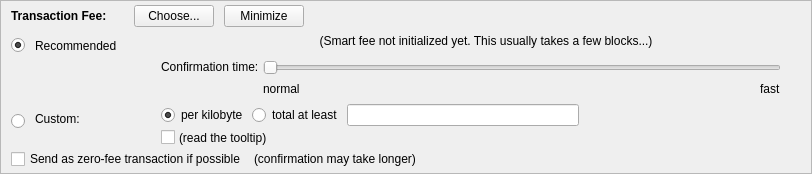
    <widget class="QFrame" name="frameFee">
     <property name="sizePolicy">
      <sizepolicy hsizetype="Expanding" vsizetype="Expanding">
       <horstretch>0</horstretch>
       <verstretch>0</verstretch>
      </sizepolicy>
     </property>
     <property name="maximumSize">
      <size>
       <width>16777215</width>
       <height>16777215</height>
      </size>
     </property>
     <property name="frameShape">
      <enum>QFrame::StyledPanel</enum>
     </property>
     <property name="frameShadow">
      <enum>QFrame::Sunken</enum>
     </property>
     <layout class="QVBoxLayout" name="verticalLayoutFee1">
      <property name="spacing">
       <number>0</number>
      </property>
      <property name="leftMargin">
       <number>0</number>
      </property>
      <property name="topMargin">
       <number>0</number>
      </property>
      <property name="rightMargin">
       <number>0</number>
      </property>
      <property name="bottomMargin">
       <number>0</number>
      </property>
      <item>
       <layout class="QVBoxLayout" name="verticalLayoutFee2" stretch="0,0,0">
        <property name="spacing">
         <number>0</number>
        </property>
        <property name="leftMargin">
         <number>10</number>
        </property>
        <property name="topMargin">
         <number>0</number>
        </property>
        <item>
         <layout class="QHBoxLayout" name="horizontalLayoutFee1">
          <property name="bottomMargin">
           <number>0</number>
          </property>
          <item>
           <layout class="QVBoxLayout" name="verticalLayoutFee7">
            <property name="spacing">
             <number>0</number>
            </property>
            <item>
             <spacer name="verticalSpacerSmartFee">
              <property name="orientation">
               <enum>Qt::Vertical</enum>
              </property>
              <property name="sizeType">
               <enum>QSizePolicy::Fixed</enum>
              </property>
              <property name="sizeHint" stdset="0">
               <size>
                <width>1</width>
                <height>4</height>
               </size>
              </property>
             </spacer>
            </item>
            <item>
             <layout class="QHBoxLayout" name="horizontalLayoutSmartFee">
              <property name="spacing">
               <number>10</number>
              </property>
              <item>
               <widget class="QLabel" name="labelFeeHeadline">
                <property name="sizePolicy">
                 <sizepolicy hsizetype="Preferred" vsizetype="Maximum">
                  <horstretch>0</horstretch>
                  <verstretch>0</verstretch>
                 </sizepolicy>
                </property>
                <property name="font">
                 <font>
                  <weight>75</weight>
                  <bold>true</bold>
                 </font>
                </property>
                <property name="styleSheet">
                 <string notr="true">font-weight:bold;</string>
                </property>
                <property name="text">
                 <string>Transaction Fee:</string>
                </property>
               </widget>
              </item>
              <item>
               <widget class="QLabel" name="labelFeeMinimized">
                <property name="text">
                 <string/>
                </property>
               </widget>
              </item>
              <item>
               <widget class="QPushButton" name="buttonChooseFee">
                <property name="text">
                 <string>Choose...</string>
                </property>
               </widget>
              </item>
              <item>
               <widget class="QPushButton" name="buttonMinimizeFee">
                <property name="toolTip">
                 <string>collapse fee-settings</string>
                </property>
                <property name="text">
                 <string>Minimize</string>
                </property>
               </widget>
              </item>
             </layout>
            </item>
            <item>
             <spacer name="verticalSpacer_5">
              <property name="orientation">
               <enum>Qt::Vertical</enum>
              </property>
              <property name="sizeHint" stdset="0">
               <size>
                <width>1</width>
                <height>1</height>
               </size>
              </property>
             </spacer>
            </item>
           </layout>
          </item>
          <item>
           <spacer name="horizontalSpacer_4">
            <property name="orientation">
             <enum>Qt::Horizontal</enum>
            </property>
            <property name="sizeHint" stdset="0">
             <size>
              <width>40</width>
              <height>20</height>
             </size>
            </property>
           </spacer>
          </item>
         </layout>
        </item>
        <item>
         <widget class="QFrame" name="frameFeeSelection">
          <layout class="QVBoxLayout" name="verticalLayoutFee12">
           <property name="spacing">
            <number>0</number>
           </property>
           <property name="leftMargin">
            <number>0</number>
           </property>
           <property name="topMargin">
            <number>0</number>
           </property>
           <property name="rightMargin">
            <number>0</number>
           </property>
           <property name="bottomMargin">
            <number>0</number>
           </property>
           <item>
            <layout class="QGridLayout" name="gridLayoutFee">
             <property name="topMargin">
              <number>6</number>
             </property>
             <property name="bottomMargin">
              <number>4</number>
             </property>
             <property name="horizontalSpacing">
              <number>10</number>
             </property>
             <property name="verticalSpacing">
              <number>4</number>
             </property>
             <item row="2" column="4">
              <layout class="QVBoxLayout" name="verticalLayoutFee8">
               <property name="spacing">
                <number>4</number>
               </property>
               <item>
                <layout class="QHBoxLayout" name="horizontalLayoutFee13">
                 <item>
                  <widget class="QRadioButton" name="radioCustomPerKilobyte">
                   <property name="toolTip">
                    <string>If the custom fee is set to 1000 uMOTAs and the transaction is only 250 bytes, then &quot;per kilobyte&quot; only pays 250 uMOTAs in fee,&lt;br /&gt;while &quot;at least&quot; pays 1000 uMOTAs. For transactions bigger than a kilobyte both pay by kilobyte.</string>
                   </property>
                   <property name="text">
                    <string>per kilobyte</string>
                   </property>
                   <property name="checked">
                    <bool>true</bool>
                   </property>
                   <attribute name="buttonGroup">
                    <string notr="true">groupCustomFee</string>
                   </attribute>
                  </widget>
                 </item>
                 <item>
                  <widget class="QRadioButton" name="radioCustomAtLeast">
                   <property name="toolTip">
                    <string>If the custom fee is set to 1000 uMOTAs and the transaction is only 250 bytes, then &quot;per kilobyte&quot; only pays 250 uMOTAs in fee,&lt;br /&gt;while &quot;total at least&quot; pays 1000 uMOTAs. For transactions bigger than a kilobyte both pay by kilobyte.</string>
                   </property>
                   <property name="text">
                    <string>total at least</string>
                   </property>
                   <attribute name="buttonGroup">
                    <string notr="true">groupCustomFee</string>
                   </attribute>
                  </widget>
                 </item>
                 <item>
                  <widget class="BitcoinAmountField" name="customFee"/>
                 </item>
                 <item>
                  <spacer name="horizontalSpacer_6">
                   <property name="orientation">
                    <enum>Qt::Horizontal</enum>
                   </property>
                   <property name="sizeHint" stdset="0">
                    <size>
                     <width>1</width>
                     <height>1</height>
                    </size>
                   </property>
                  </spacer>
                 </item>
                </layout>
               </item>
               <item>
                <layout class="QHBoxLayout" name="horizontalLayoutFee8">
                 <item>
                  <widget class="QCheckBox" name="checkBoxMinimumFee">
                   <property name="toolTip">
                    <string>Paying only the minimum fee is just fine as long as there is less transaction volume than space in the blocks.&lt;br /&gt;But be aware that this can end up in a never confirming transaction once there is more demand for Mota transactions than the network can process.</string>
                   </property>
                   <property name="text">
                    <string/>
                   </property>
                  </widget>
                 </item>
                 <item>
                  <widget class="QLabel" name="labelMinFeeWarning">
                   <property name="enabled">
                    <bool>true</bool>
                   </property>
                   <property name="toolTip">
                    <string>Paying only the minimum fee is just fine as long as there is less transaction volume than space in the blocks.&lt;br /&gt;But be aware that this can end up in a never confirming transaction once there is more demand for Mota transactions than the network can process.</string>
                   </property>
                   <property name="text">
                    <string>(read the tooltip)</string>
                   </property>
                   <property name="margin">
                    <number>5</number>
                   </property>
                  </widget>
                 </item>
                 <item>
                  <spacer name="horizontalSpacer_2">
                   <property name="orientation">
                    <enum>Qt::Horizontal</enum>
                   </property>
                   <property name="sizeHint" stdset="0">
                    <size>
                     <width>1</width>
                     <height>1</height>
                    </size>
                   </property>
                  </spacer>
                 </item>
                </layout>
               </item>
              </layout>
             </item>
             <item row="1" column="0">
              <layout class="QVBoxLayout" name="verticalLayoutFee4" stretch="1">
               <item>
                <spacer name="verticalSpacer_2">
                 <property name="orientation">
                  <enum>Qt::Vertical</enum>
                 </property>
                 <property name="sizeHint" stdset="0">
                  <size>
                   <width>1</width>
                   <height>1</height>
                  </size>
                 </property>
                </spacer>
               </item>
              </layout>
             </item>
             <item row="2" column="0">
              <layout class="QVBoxLayout" name="verticalLayoutFee9" stretch="0,1">
               <property name="spacing">
                <number>6</number>
               </property>
               <property name="topMargin">
                <number>10</number>
               </property>
               <item>
                <widget class="QRadioButton" name="radioCustomFee">
                 <property name="text">
                  <string/>
                 </property>
                 <attribute name="buttonGroup">
                  <string notr="true">groupFee</string>
                 </attribute>
                </widget>
               </item>
               <item>
                <spacer name="verticalSpacer_6">
                 <property name="orientation">
                  <enum>Qt::Vertical</enum>
                 </property>
                 <property name="sizeHint" stdset="0">
                  <size>
                   <width>1</width>
                   <height>1</height>
                  </size>
                 </property>
                </spacer>
               </item>
              </layout>
             </item>
             <item row="1" column="4">
              <layout class="QVBoxLayout" name="verticalLayoutFee3" stretch="0,0,1">
               <property name="spacing">
                <number>4</number>
               </property>
               <property name="topMargin">
                <number>2</number>
               </property>
               <item>
                <layout class="QHBoxLayout" name="horizontalLayoutFee12">
                 <item>
                  <spacer name="horizontalSpacer_5">
                   <property name="orientation">
                    <enum>Qt::Horizontal</enum>
                   </property>
                   <property name="sizeHint" stdset="0">
                    <size>
                     <width>1</width>
                     <height>1</height>
                    </size>
                   </property>
                  </spacer>
                 </item>
                </layout>
               </item>
               <item>
                <layout class="QHBoxLayout" name="horizontalLayoutFee9">
                 <item>
                  <layout class="QVBoxLayout" name="verticalLayoutFee6">
                   <item>
                    <widget class="QLabel" name="labelSmartFee3">
                     <property name="text">
                      <string>Confirmation time:</string>
                     </property>
                     <property name="margin">
                      <number>2</number>
                     </property>
                    </widget>
                   </item>
                   <item>
                    <spacer name="verticalSpacer_3">
                     <property name="orientation">
                      <enum>Qt::Vertical</enum>
                     </property>
                     <property name="sizeHint" stdset="0">
                      <size>
                       <width>1</width>
                       <height>1</height>
                      </size>
                     </property>
                    </spacer>
                   </item>
                  </layout>
                 </item>
                 <item>
                  <layout class="QVBoxLayout" name="verticalLayoutFee5">
                   <property name="rightMargin">
                    <number>30</number>
                   </property>
                   <item>
                    <widget class="QSlider" name="sliderSmartFee">
                     <property name="minimum">
                      <number>0</number>
                     </property>
                     <property name="maximum">
                      <number>24</number>
                     </property>
                     <property name="pageStep">
                      <number>1</number>
                     </property>
                     <property name="value">
                      <number>0</number>
                     </property>
                     <property name="orientation">
                      <enum>Qt::Horizontal</enum>
                     </property>
                     <property name="invertedAppearance">
                      <bool>false</bool>
                     </property>
                     <property name="invertedControls">
                      <bool>false</bool>
                     </property>
                     <property name="tickPosition">
                      <enum>QSlider::NoTicks</enum>
                     </property>
                    </widget>
                   </item>
                   <item>
                    <layout class="QHBoxLayout" name="horizontalLayoutFee10">
                     <item>
                      <widget class="QLabel" name="labelSmartFeeNormal">
                       <property name="text">
                        <string>normal</string>
                       </property>
                      </widget>
                     </item>
                     <item>
                      <spacer name="horizontalSpacer_3">
                       <property name="orientation">
                        <enum>Qt::Horizontal</enum>
                       </property>
                       <property name="sizeHint" stdset="0">
                        <size>
                         <width>40</width>
                         <height>20</height>
                        </size>
                       </property>
                      </spacer>
                     </item>
                     <item>
                      <widget class="QLabel" name="labelSmartFeeFast">
                       <property name="text">
                        <string>fast</string>
                       </property>
                      </widget>
                     </item>
                    </layout>
                   </item>
                  </layout>
                 </item>
                </layout>
               </item>
               <item>
                <spacer name="verticalSpacer_4">
                 <property name="orientation">
                  <enum>Qt::Vertical</enum>
                 </property>
                 <property name="sizeHint" stdset="0">
                  <size>
                   <width>1</width>
                   <height>1</height>
                  </size>
                 </property>
                </spacer>
               </item>
              </layout>
             </item>
             <item row="0" column="2">
              <widget class="QLabel" name="labelSmartFee">
               <property name="text">
                <string/>
               </property>
               <property name="margin">
                <number>2</number>
               </property>
              </widget>
             </item>
             <item row="0" column="3">
              <widget class="QLabel" name="labelFeeEstimation">
               <property name="text">
                <string/>
               </property>
              </widget>
             </item>
             <item row="0" column="4">
              <widget class="QLabel" name="labelSmartFee2">
               <property name="text">
                <string>(Smart fee not initialized yet. This usually takes a few blocks...)</string>
               </property>
               <property name="alignment">
                <set>Qt::AlignHCenter</set>
               </property>
               <property name="wordWrap">
                <bool>true</bool>
               </property>
               <property name="margin">
                <number>2</number>
               </property>
              </widget>
             </item>
             <item row="2" column="1">
              <layout class="QVBoxLayout" name="verticalLayout_3">
               <property name="topMargin">
                <number>8</number>
               </property>
               <item>
                <widget class="QLabel" name="labelCustomFee">
                 <property name="text">
                  <string>Custom:</string>
                 </property>
                 <property name="scaledContents">
                  <bool>false</bool>
                 </property>
                 <property name="alignment">
                  <set>Qt::AlignLeading|Qt::AlignLeft|Qt::AlignTop</set>
                 </property>
                 <property name="margin">
                  <number>0</number>
                 </property>
                </widget>
               </item>
              </layout>
             </item>
             <item row="0" column="1">
              <layout class="QVBoxLayout" name="verticalLayout_4">
               <property name="spacing">
                <number>6</number>
               </property>
               <property name="topMargin">
                <number>4</number>
               </property>
               <item>
                <widget class="QLabel" name="labelSmartFee_2">
                 <property name="text">
                  <string>Recommended</string>
                 </property>
                 <property name="margin">
                  <number>0</number>
                 </property>
                </widget>
               </item>
              </layout>
             </item>
             <item row="0" column="0">
              <layout class="QVBoxLayout" name="verticalLayout_5">
               <property name="topMargin">
                <number>4</number>
               </property>
               <property name="bottomMargin">
                <number>0</number>
               </property>
               <item>
                <widget class="QRadioButton" name="radioSmartFee">
                 <property name="text">
                  <string/>
                 </property>
                 <property name="checked">
                  <bool>true</bool>
                 </property>
                 <attribute name="buttonGroup">
                  <string notr="true">groupFee</string>
                 </attribute>
                </widget>
               </item>
              </layout>
             </item>
            </layout>
           </item>
           <item>
            <layout class="QHBoxLayout" name="horizontalLayoutFee5" stretch="0,0,0">
             <property name="spacing">
              <number>8</number>
             </property>
             <property name="bottomMargin">
              <number>2</number>
             </property>
             <item>
              <widget class="QCheckBox" name="checkBoxFreeTx">
               <property name="text">
                <string>Send as zero-fee transaction if possible</string>
               </property>
              </widget>
             </item>
             <item>
              <widget class="QLabel" name="labelFreeTx">
               <property name="text">
                <string>(confirmation may take longer)</string>
               </property>
               <property name="margin">
                <number>5</number>
               </property>
              </widget>
             </item>
             <item>
              <spacer name="horizontalSpacerFee5">
               <property name="orientation">
                <enum>Qt::Horizontal</enum>
               </property>
               <property name="sizeHint" stdset="0">
                <size>
                 <width>1</width>
                 <height>1</height>
                </size>
               </property>
              </spacer>
             </item>
            </layout>
           </item>
           <item>
            <spacer name="verticalSpacerFee2">
             <property name="orientation">
              <enum>Qt::Vertical</enum>
             </property>
             <property name="sizeHint" stdset="0">
              <size>
               <width>1</width>
               <height>1</height>
              </size>
             </property>
            </spacer>
           </item>
          </layout>
         </widget>
        </item>
        <item>
         <spacer name="verticalSpacerFee">
          <property name="orientation">
           <enum>Qt::Vertical</enum>
          </property>
          <property name="sizeHint" stdset="0">
           <size>
            <width>800</width>
            <height>1</height>
           </size>
          </property>
         </spacer>
        </item>
       </layout>
      </item>
     </layout>
    </widget>
